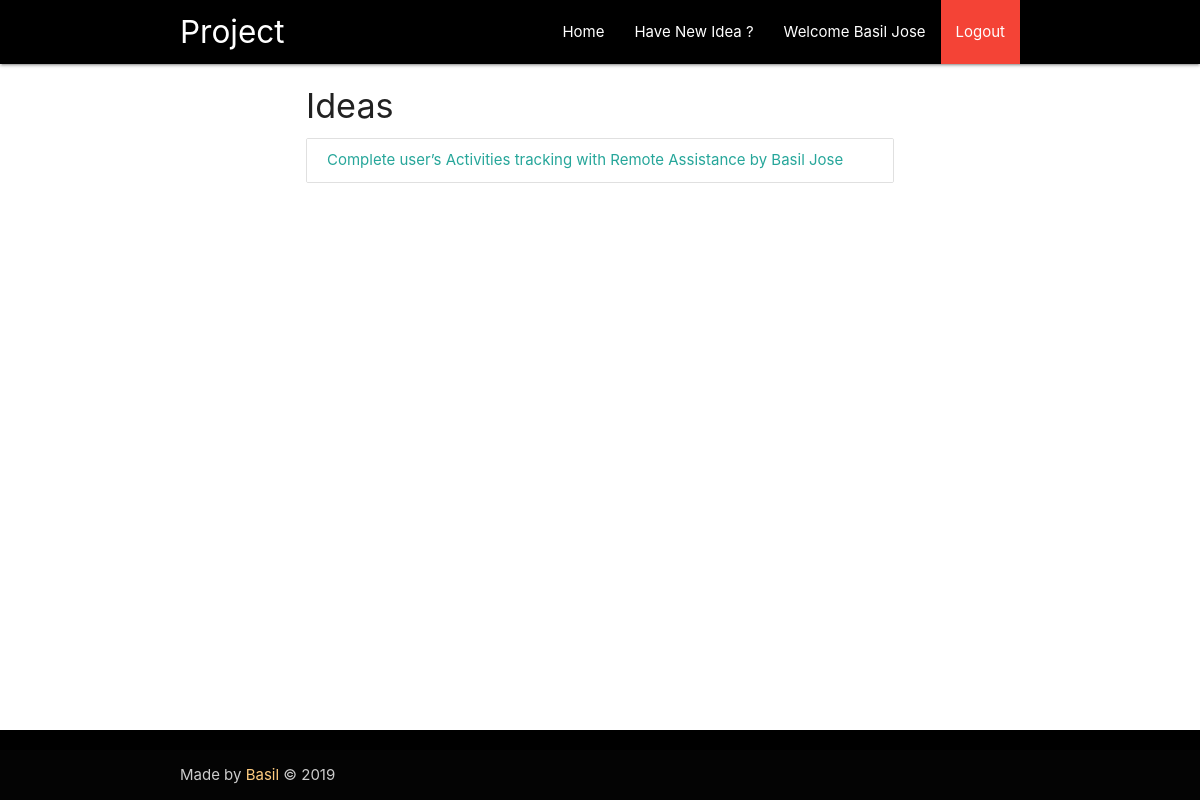
Screenshot of / (signed in) with the database file from the repository.
### accounts/models.py (models this page shows, shortened)
class DateMixin(models.Model):
    created_at = models.DateTimeField(auto_now_add=True)
    updated_at = models.DateTimeField(auto_now=True)
    deleted_at = models.DateTimeField(null=True, blank=True)
    objects = ModelManager()
    class Meta:
        abstract = True

class User(AbstractBaseUser, PermissionsMixin, DateMixin):
    username = models.CharField(_('Username'), max_length=150, unique=True)
    email = models.EmailField(_('Email address'), unique=True)
    name = models.CharField(_('Name'), max_length=30)
    is_active = models.BooleanField(_('Active'), default=True)
    objects = UserManager()
    USERNAME_FIELD = 'email'
    REQUIRED_FIELDS = ['name']
    class Meta:
        verbose_name = _('user')
        verbose_name_plural = _('users')
        ordering = ['-created_at']

### core/models.py (models this page shows, shortened)
class Idea(DateMixin):
    owner = models.ForeignKey(User, on_delete=models.CASCADE, null=True)
    title = models.CharField(max_length=99, null=False)
    summary = models.TextField(max_length=200, null=True)
    detail = models.TextField(max_length=99999, null=False, verbose_name="detail")

### core/views.py (the view)
# urls.py: path('', core_view.IdeaListView.as_view(), name='home'),
class IdeaListView(LoginRequiredMixin, ListView):
    model = Idea
    paginate_by = 10
    template_name = "idea-listing.html"

### accounts/models.py (called while the page is built)
    def get_queryset(self, fetch_all=False):
        return super(ModelManager, self).get_queryset() if fetch_all \
            else super(ModelManager, self).get_queryset().filter(deleted_at__isnull=True)

### templates/idea-listing.html
{% extends 'base.html' %}
{% block content %}
<div class="container">
	<h4>Ideas</h4>
	<div class="collection">
		{% for idea in object_list %}
		<a href="{% url 'idea_details' idea.pk %}" class="collection-item">{{ idea.title }} by <span>{{idea.owner.name}}</span></a>
		{% empty %}
		<a class="collection-item">No ideas yet.</a>
		{% endfor %}
      </div>
</div>
{% endblock %}

### templates/base.html (shortened to what this page needs)
<!DOCTYPE html>
<html lang="en">
{% load static %}
<head>
	<link href="{% static 'css/materialize.css' %}" type="text/css" rel="stylesheet" media="screen,projection"/>
	<link href="{% static 'css/style.css' %}" type="text/css" rel="stylesheet" media="screen,projection"/>
</head>
<body>
<header>
	<nav class="black" role="navigation">
		<div class="nav-wrapper container"><a id="logo-container" href="#" class="brand-logo">Project</a>
			<ul class="right hide-on-med-and-down">
				{% if user.is_authenticated %}
				<li><a href="{% url 'home' %}">Home</a></li>
				<li><a href="{% url 'idea_add' %}">Have New Idea ?</a></li>
				<li><a>Welcome {% firstof user.name user.email %}</a></li>
				<li><a href="{% url 'logout' %}" class="red">Logout</a></li>
				{% else %}
				<li><a href="{% url 'register' %}">Register</a></li>
				{% endif %}
			</ul>
		</div>
	</nav>
</header>
<main>
	<div class="container">
		{% block content %}{% endblock content %}
	</div>
</main>
<footer class="page-footer black">
	<div class="footer-copyright">
		<div class="container">
			Made by <a class="orange-text text-lighten-3">Basil</a> © 2019
		</div>
	</div>
</footer>
</body>
</html>

### static/css/style.css (style rules this page uses)
body { display: flex; min-height: 100vh; flex-direction: column; }
main { flex: 1 0 auto; }

### rows the page displays
User: name "Basil Jose"
Idea: title "Complete user’s Activities tracking with Remote Assistance", owner.name "Basil Jose"
